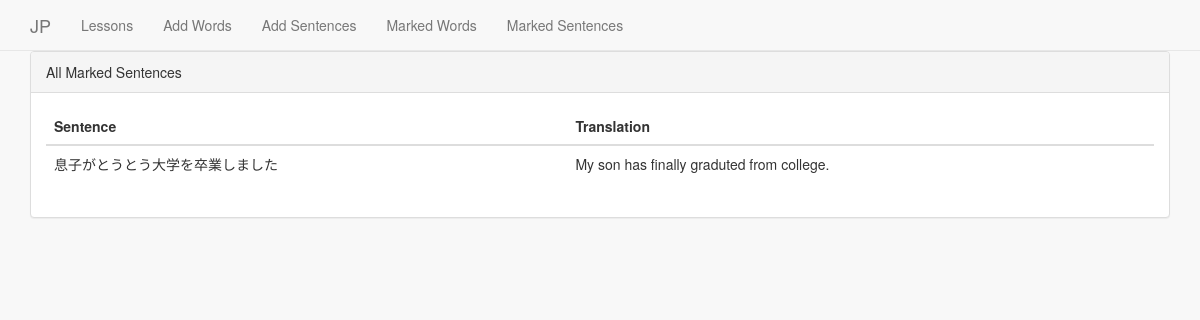
Screenshot of /sentences_allmarked/ with the database file from the repository.
### notebook/models.py (models this page shows)
class Sentence(models.Model):
    lesson = models.ForeignKey(Lesson, on_delete=models.CASCADE)
    sentence = models.TextField()
    translation = models.TextField()
    marked = models.BooleanField(default=False)
    highlighted = models.BooleanField(default=False)
    mastered = models.BooleanField(default=False)

### notebook/views.py (the view)
# urls.py: url(r'^sentences_allmarked/', views.sentences_allmarked, name="sentences_allmarked")
def sentences_allmarked(request):
    sentences = Sentence.objects.filter(marked=True)
    return render(request, "notebook/sentences_allmarked.html", locals())

### notebook/templates/notebook/sentences_allmarked.html (shortened to what this page needs)
{% extends "notebook/layout.html" %}
{% block content %}
    <div class="container">
        <div class="panel panel-default">
            <div class="panel-heading">All Marked Sentences</div>
            <div class="panel-body">
                <table class="table table-hover">
                    <thead>
                        <tr>
                            <th>Sentence</th>
                            <th>Translation</th>
                        </tr>
                    </thead>
                    <tbody>
                        {% for sentence in sentences %}
                        <tr>
                            <td>{{sentence.sentence}}</td>
                            <td>{{sentence.translation}}</td>
                        </tr>
                        {% endfor %}
                    </tbody>
                </table>
            </div>
        </div>
    </div>
{% endblock %}

### notebook/static/css/sb-admin-2.css (style rules this page uses)
body { background-color: #f8f8f8; }

### rows the page displays
Sentence: sentence "息子がとうとう大学を卒業しました", translation "My son has finally graduted from college."
